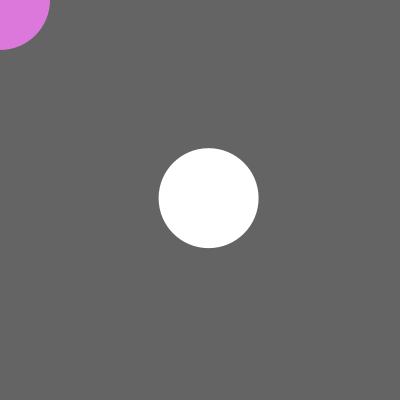
Frame 1 (no input)
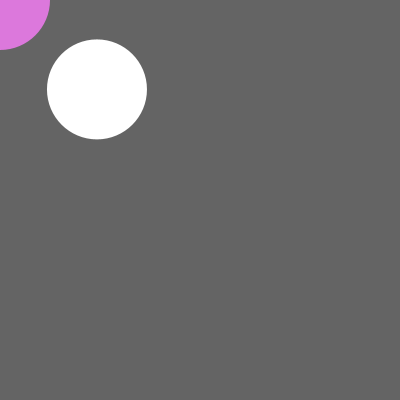
Frame 60 (the mouse pressed at the canvas centre just before this capture)
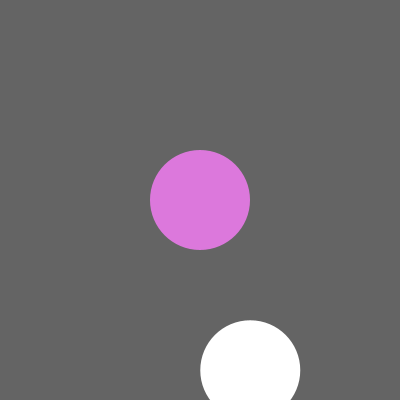
Frame 120 (the mouse held since frame 60 and released just before this capture)

The Processing sketch that drew these frames (run headless with seeded random() and noise(); from frame 60 on, the mouse is pressed at the canvas centre):

// Processing sketch: Overlap
// ── Overlap.pde
// Overlap
//
// A simple game using distance between 2 points.
//
// Move the circle using the mouse and try to avoid the second circle.
//
// Dan Wilcox danomatika.com 2016

float x1, y1; // moving circle pos
float x2, y2; // mouse circle pos

// moving circle velocity
float velX;
float velY;

// how big?
float circleSize = 100;

// should the moving circle move?
boolean shouldMove = true;

void setup() {
  size(400, 400);
  
  velX = random(6, 10);
  velY = random(-6, 10);
  
  x1 = width/2;
  y1 = height/2;
  
  noCursor();
}

void draw() {
  background(100);
  
  // update?
  if(shouldMove) {
    
    // update the pos using the velocity
    x1 = x1 + velX;
    y1 = y1 + velY;
    
    // check boundaries
    if(x1 < 0 || x1 > width) {
      velX = velX * -1; // turn around  
    }
    if(y1 < 0 || y1 > height) {
      velY = velY * -1;  
    }
    
    // update the mouse circle with the current mouse pos
    x2 = mouseX;
    y2 = mouseY;
  }
  
  // how far apart are the circles?
  float d = dist(x1, y1, x2, y2);
  
  // check for overlaps, if the distance between the circles
  // is less than the sum of the radii, there is an overlap
  if(d < circleSize) {
    fill(220, 220, 120); // gold 
    shouldMove = false;
  }
  else {
    fill(255); // white 
  }
  
  // moving circle
  noStroke();
  ellipse(x1, y1, circleSize, circleSize);
  
  // mouse circle
  fill(220, 120, 220);
  ellipse(x2, y2, circleSize, circleSize);

  // draw the loser text
  if(!shouldMove) {
    fill(255, 0, 0);
    textAlign(CENTER);
    text("You Lose", width/2, height/2);   
  }

  // reset the game
  if(mousePressed) {
    shouldMove = true;
    x1 = random(width);
    y1 = random(height);
    velX = random(-4, 4);
    velY = random(-4, 4);
  }
}
